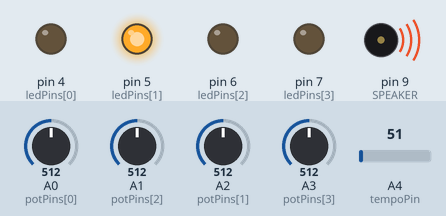
Bench run of a sketch on a simulated Arduino Uno, built with avr-gcc and run on an emulated ATmega328P. On the bench: output pins drawn as LEDs (lit = HIGH), buzzer (waves = sounding). Dashed ring = blinking. The inputs (shaded band) are chosen by the test bench; at power-on: A4 (tempoPin) = 51, A0 (potPins[0]) = 512, A1 (potPins[2]) = 512, A2 (potPins[1]) = 512, A3 (potPins[3]) = 512.

Above: at 1.9 s.
2.0 s: A4 (tempoPin) set to 163
At 3.3 s:
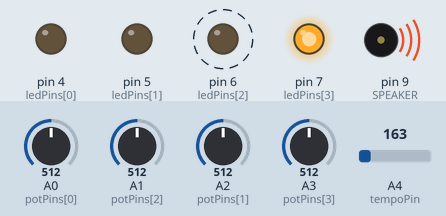
At 5.1 s:
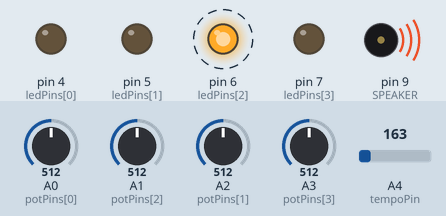
5.5 s: A4 (tempoPin) set to 61
At 6.7 s:
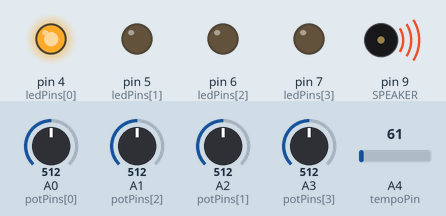
Timing chart, 0 to 15.0 s (numbered marks = the images above; inputs shaded):
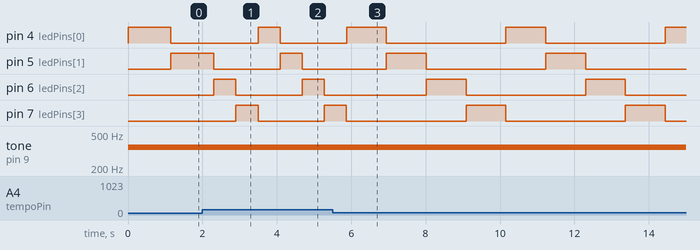

Measured:
- after the input at 2.0 s, pin 4 (ledPins[0]): LOW → HIGH after 1.5 s instead of 2.6 s
- after the input at 5.5 s, pin 4 (ledPins[0]), pin 5 (ledPins[1]): alternates HIGH for 1.1 s and LOW for 3.2 s, starting after 1.4 s; pin 6 (ledPins[2]): alternates HIGH for 1.1 s and LOW for 3.2 s, starting after 2.5 s; pin 7 (ledPins[3]): alternates HIGH for 1.1 s and LOW for 3.2 s, starting after 3.6 s
- by itself, pin 6 (ledPins[2]): alternates HIGH for 0.59 s and LOW for 1.8 s

The sketch:

four_step_sequence_with_LEDs.ino
```cpp
/*
Four Step Sequencer Sketch
from diyelectromusic
https://diyelectromusic.wordpress.com/2023/01/05/arduino-make-your-uno-synth/
Uses a defined series notes when "sliding" through the scale
Lori Pfahler
March 2024
*/

#define NUM_POTS 4
int potPins[NUM_POTS] = {A0, A2, A1, A3};
int tempoPin = A4;
int SPEAKER = 9;
#define MIN_POT_READING 4 // Value for the lowest note

// LED pin numbers
int ledPins[NUM_POTS] = {4, 5, 6, 7};

#define TEMPO_MIN 30  // 1 every two seconds
#define TEMPO_MAX 480 // 8 a second

// Frequences for each note are taken from toneMelody
#define NOTE_B0  31
#define NOTE_C1  33
#define NOTE_CS1 35
#define NOTE_D1  37
#define NOTE_DS1 39
#define NOTE_E1  41
#define NOTE_F1  44
#define NOTE_FS1 46
#define NOTE_G1  49
#define NOTE_GS1 52
#define NOTE_A1  55
#define NOTE_AS1 58
#define NOTE_B1  62
#define NOTE_C2  65
#define NOTE_CS2 69
#define NOTE_D2  73
#define NOTE_DS2 78
#define NOTE_E2  82
#define NOTE_F2  87
#define NOTE_FS2 93
#define NOTE_G2  98
#define NOTE_GS2 104
#define NOTE_A2  110
#define NOTE_AS2 117
#define NOTE_B2  123
#define NOTE_C3  131
#define NOTE_CS3 139
#define NOTE_D3  147
#define NOTE_DS3 156
#define NOTE_E3  165
#define NOTE_F3  175
#define NOTE_FS3 185
#define NOTE_G3  196
#define NOTE_GS3 208
#define NOTE_A3  220
#define NOTE_AS3 233
#define NOTE_B3  247
#define NOTE_C4  262
#define NOTE_CS4 277
#define NOTE_D4  294
#define NOTE_DS4 311
#define NOTE_E4  330
#define NOTE_F4  349
#define NOTE_FS4 370
#define NOTE_G4  392
#define NOTE_GS4 415
#define NOTE_A4  440
#define NOTE_AS4 466
#define NOTE_B4  494
#define NOTE_C5  523
#define NOTE_CS5 554
#define NOTE_D5  587
#define NOTE_DS5 622
#define NOTE_E5  659
#define NOTE_F5  698
#define NOTE_FS5 740
#define NOTE_G5  784
#define NOTE_GS5 831
#define NOTE_A5  880
#define NOTE_AS5 932
#define NOTE_B5  988
#define NOTE_C6  1047
#define NOTE_CS6 1109
#define NOTE_D6  1175
#define NOTE_DS6 1245
#define NOTE_E6  1319
#define NOTE_F6  1397
#define NOTE_FS6 1480
#define NOTE_G6  1568
#define NOTE_GS6 1661
#define NOTE_A6  1760
#define NOTE_AS6 1865
#define NOTE_B6  1976
#define NOTE_C7  2093
#define NOTE_CS7 2217
#define NOTE_D7  2349
#define NOTE_DS7 2489
#define NOTE_E7  2637
#define NOTE_F7  2794
#define NOTE_FS7 2960
#define NOTE_G7  3136
#define NOTE_GS7 3322
#define NOTE_A7  3520
#define NOTE_AS7 3729
#define NOTE_B7  3951
#define NOTE_C8  4186
#define NOTE_CS8 4435
#define NOTE_D8  4699
#define NOTE_DS8 4978

// Provide a list of the notes we want to be able play
// I reduced the array of notes available to make it easier to select
// specific notes
int notes[] = {
 NOTE_C3, NOTE_CS3, NOTE_D3, NOTE_DS3, NOTE_E3, NOTE_F3, NOTE_FS3, NOTE_G3, NOTE_GS3, NOTE_A3, NOTE_AS3, NOTE_B3,
 NOTE_C4, NOTE_CS4, NOTE_D4, NOTE_DS4, NOTE_E4, NOTE_F4, NOTE_FS4, NOTE_G4, NOTE_GS4, NOTE_A4, NOTE_AS4, NOTE_B4,
 NOTE_C5, NOTE_CS5, NOTE_D5, NOTE_DS5, NOTE_E5, NOTE_F5, NOTE_FS5, NOTE_G5, NOTE_GS5, NOTE_A5, NOTE_AS5, NOTE_B5
};

int numNotes;
int playingNote;

void setup() {
  // This is a programming trick to work out the number of notes we've listed
  numNotes = sizeof(notes)/sizeof(notes[0]);

  playingNote = 0;

  // setup for LEDs on Pins 4-7 - stored in array ledPins
  for (int i = 0; i < NUM_POTS; i++) {
    pinMode(ledPins[i], OUTPUT);
  }
}

void loop() {
  // Check the tempo
  int tempo = map(analogRead(tempoPin), 0, 1023, TEMPO_MIN, TEMPO_MAX);

  if (playingNote >= NUM_POTS) {
    playingNote = 0;
  }

  // Take the reading for this pot
  int potReading = analogRead(potPins[playingNote]);

  // if the reading is zero (or almost zero) turn off the note
  // AND do not turn on the LED associated with the playingNote
  if (potReading < MIN_POT_READING) {
    noTone(SPEAKER);
  } else {
    // This is a special function that will take one range of values,
    // in this case the analogue input reading between 0 and 1023, and
    // produce an equivalent point in another range of numbers, in this
    // case choose one of the notes in our list.
    int noteIdx = map(potReading, MIN_POT_READING, 1023, 0, numNotes-1);
    tone(SPEAKER, notes[noteIdx]);
    // turn on LED associated with playingNote
    digitalWrite(ledPins[playingNote], HIGH);
  }

  // The tempo is in beats per minute (bpm).
  // So beats per second = tempo/60
  // So the time in seconds of each beat = 1/beats per second
  // So time in mS = 1000 / (tempo/60)
  // or time in mS = 60000 / tempo
  delay(60000/tempo);
  // turn off LED associate with playingNote
  digitalWrite(ledPins[playingNote], LOW);
  playingNote++;

}
```
